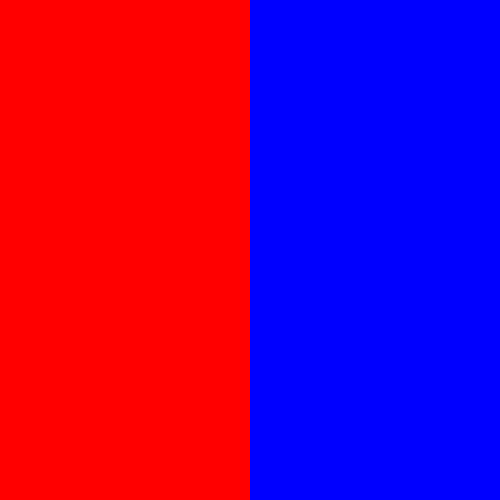
Frame 1 (no input)
Frame 60 (the mouse pressed at the canvas centre just before this capture): identical to frame 1, image omitted
Frame 120 (the mouse held since frame 60 and released just before this capture): identical to frame 1, image omitted

The Processing sketch that drew this single still picture (run headless with seeded random() and noise(); from frame 60 on, the mouse is pressed at the canvas centre):

// Processing sketch: sehyun_0927
// ── sehyun_0927.pde
color blue=color(0,0,255);
color green=color(0,255,0);
color red=color(255,0,0);

color leftbox=red;
color rightbox=green;
void setup(){
 size(500,500); 
  
}

void draw(){
  background(255);
  noStroke();
  
  if(mouseX<width*0.5 && mouseX>0){
   leftbox=blue;
   rightbox=green;
  }
  else{
    leftbox=red;
    rightbox=blue;
  }
  
  fill(leftbox);
  rect(0,0,width*0.5,height);
  
  fill(rightbox);
  rect(width*0.5,0,width*0.5,height);
  
  
}
